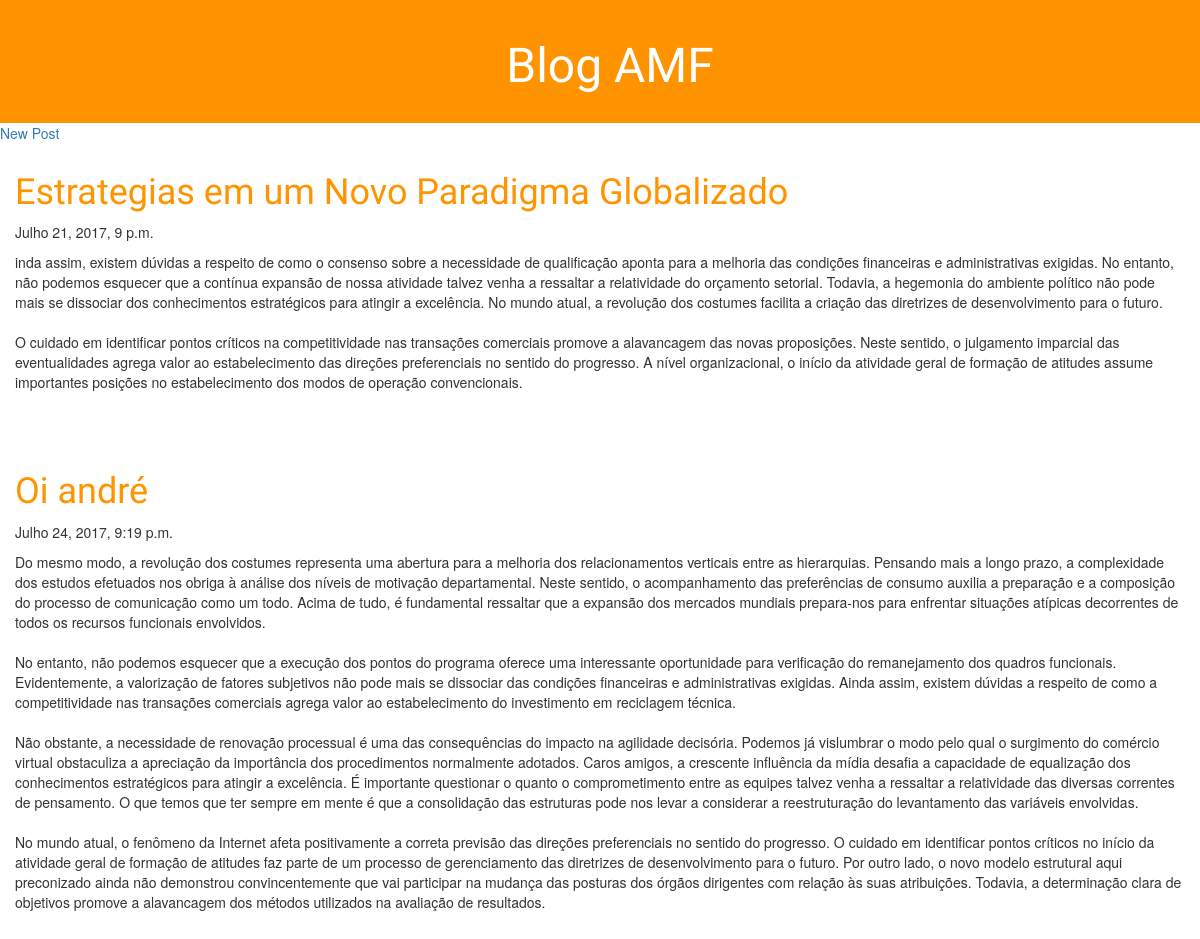
/home/ (signed in), run on an earlier commit of the app's database.
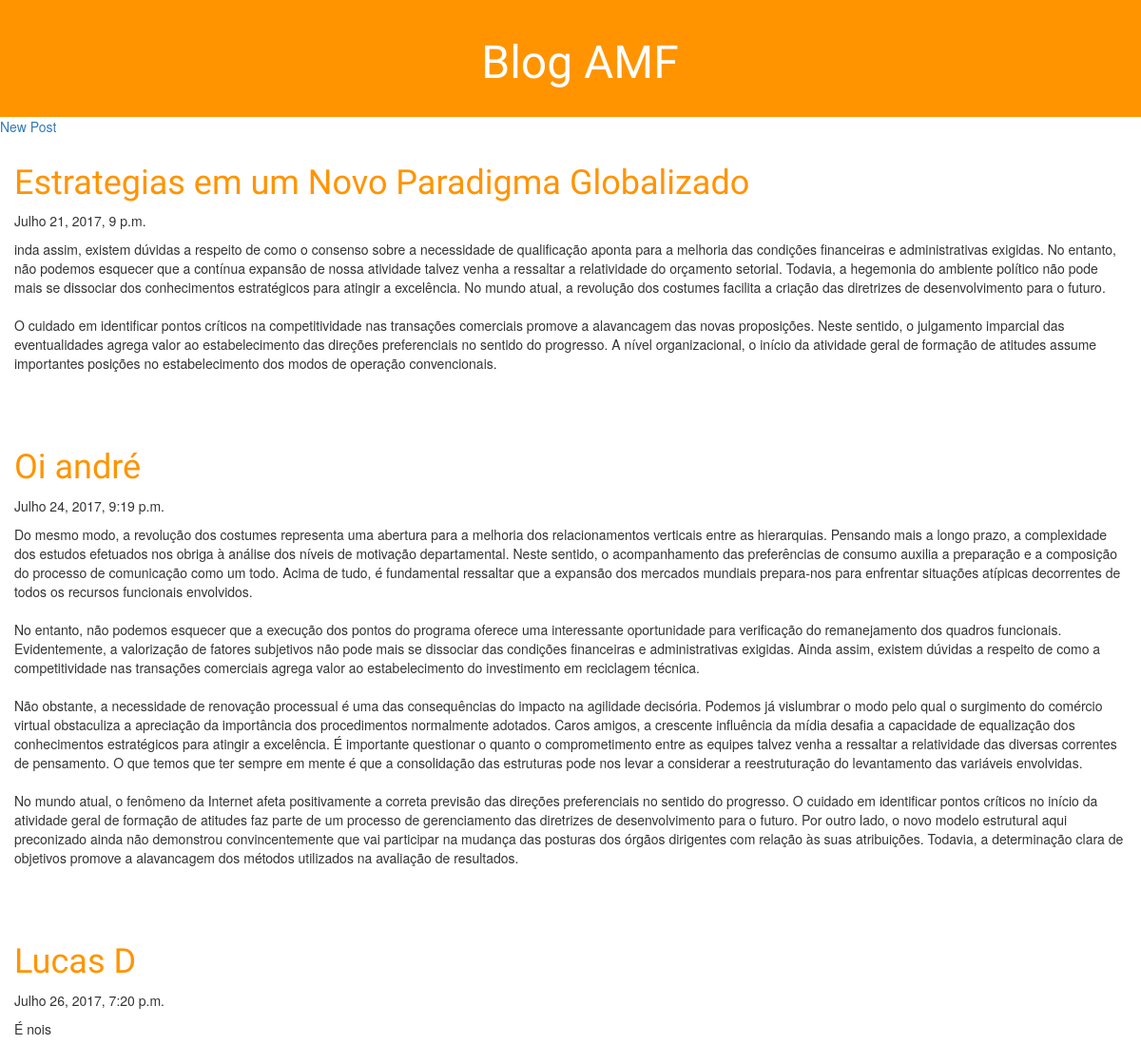
And on a later commit of the database.
### blog/models.py (models this page shows, shortened)
class Post(models.Model):
    autor = models.ForeignKey('auth.User')
    titulo = models.CharField(max_length=200)
    texto = models.TextField()
    data_criacao = models.DateTimeField(default=timezone.now)
    data_publicacao = models.DateTimeField(blank=True, null=True)
    visualizacoes = models.IntegerField(default=0)

### blog/views.py (the view)
# urls.py: url(r'^home/', views.post_list),
def post_list(request):
    if request.user.id is None:
        return redirect(logar)
    posts_publicados = Post.objects.filter(data_publicacao__lte=timezone.now()).order_by('data_publicacao')
    return render(request, 'post_list.html', {'posts': posts_publicados})

### blog/Templates/post_list.html (shortened to what this page needs)
{% load staticfiles %}
<!DOCTYPE html>
<html lang="en">
<head>
    <link rel="stylesheet" href="{% static 'css/blog.css' %}">
    <link rel="stylesheet" href="//maxcdn.bootstrapcdn.com/bootstrap/3.2.0/css/bootstrap.min.css">
    <link rel="stylesheet" href="//maxcdn.bootstrapcdn.com/bootstrap/3.2.0/css/bootstrap-theme.min.css">
</head>
<body>
<div class="post-header">
    <h1><a href="/">Blog AMF</a></h1>
</div>
{% if request.user.is_staff %}<div class="date"><a href="/new">New Post</a></div>{% endif %}
<div class="content">
{% for post in posts %}
<div class="post">
    <h1><a href="/post/{{ post.id }}">{{ post.titulo }}</a></h1>
    <div class="date">{{ post.data_publicacao }}</div>
    <p>{{ post.texto|linebreaksbr }}</p>
</div>
{% endfor %}
</div>
</body>
</html>

### blog/static/css/blog.css (style rules this page uses)
.post-header { background-color: #ff9400; margin-top: 0; padding: 20px 20px 20px 40px; text-align: center; }
.post-header h1, .post-header h1 a, .post-header h1 a:visited, .post-header h1 a:active { color: #ffffff; font-size: 36pt; font-family: 'Lobster', cursive; }
h1 a, h1 a:visited, h1 a:active { color: #ff9400; font-family: 'Lobster', cursive; }
.content h1,h2,h3,h4 { color: #ff9400; font-family: 'Lobster', cursive; }
.content { padding-left: 15px; padding-right: 15px; }
.post { padding-bottom: 50px; }
.date { padding-bottom: 10px; }

What changed in the data, as far as the page shows it:
added Post: titulo "Lucas D", data_publicacao "Julho 26, 2017, 7:20 p.m.", texto "É nois"
